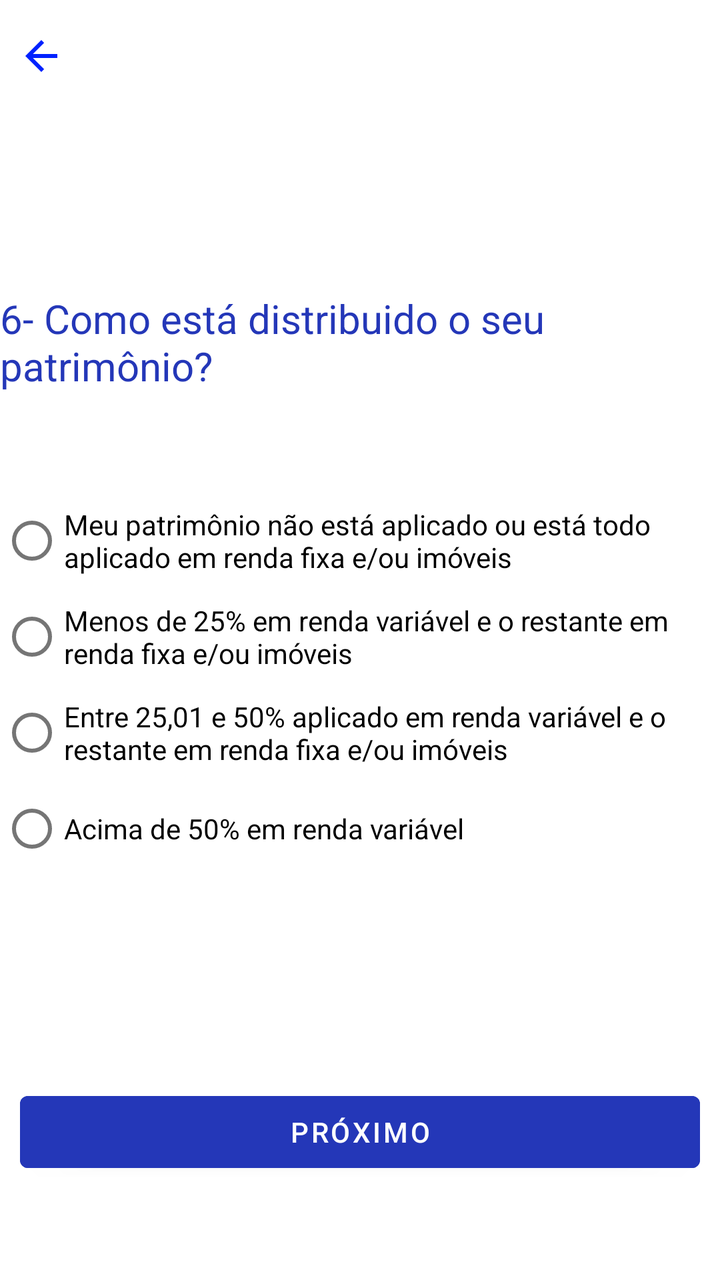
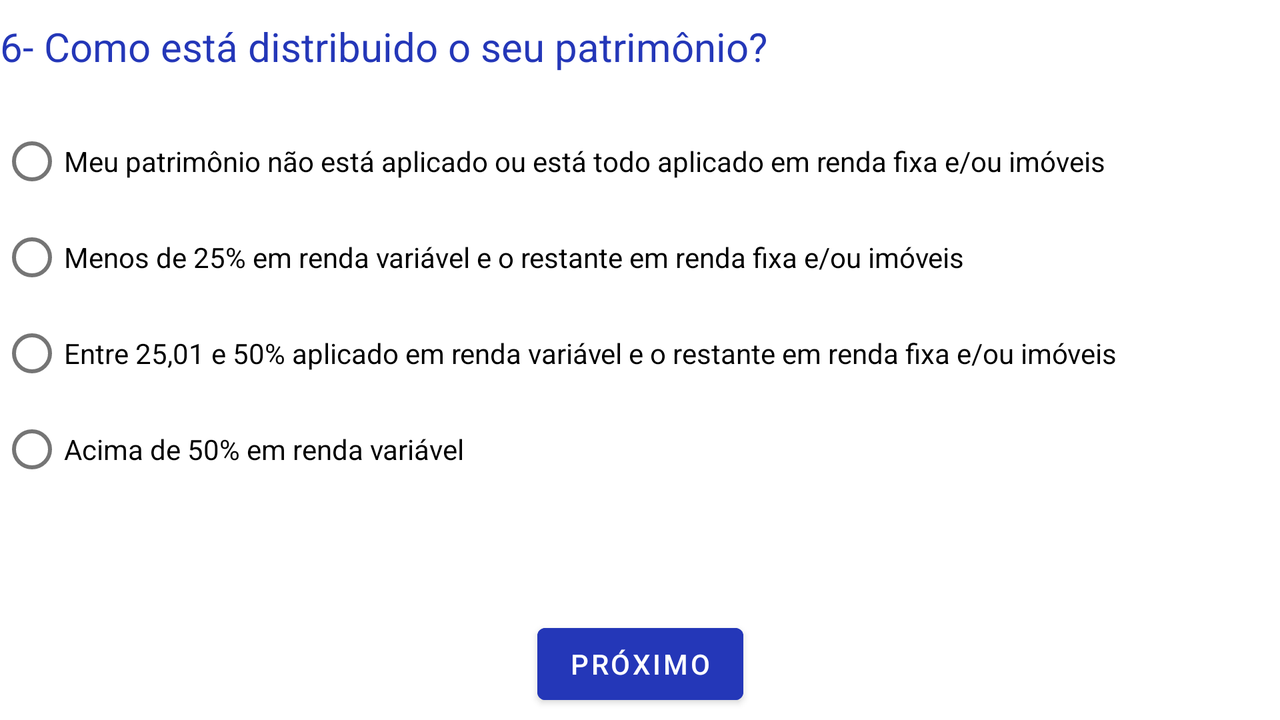

An Android layout and its configuration variant, each rendered on a device that would load it. The default file and the variant file are quoted in full after the pictures.
<!-- AndroidManifest.xml: application theme Theme.Conservador -->
<!-- res/layout/fragment_sextapergunta.xml -->
<?xml version="1.0" encoding="utf-8"?>
<androidx.constraintlayout.widget.ConstraintLayout xmlns:android="http://schemas.android.com/apk/res/android"
    xmlns:app="http://schemas.android.com/apk/res-auto"
    xmlns:tools="http://schemas.android.com/tools"
    android:id="@+id/frameLayout6"
    android:layout_width="match_parent"
    android:layout_height="match_parent"
    android:backgroundTint="#2437B8"
    tools:context=".sextapergunta">

    

    <RadioGroup
        android:id="@+id/R6A"
        android:layout_width="0dp"
        android:layout_height="wrap_content"
        android:layout_marginTop="50dp"
        app:layout_constraintEnd_toEndOf="parent"
        app:layout_constraintStart_toStartOf="parent"
        app:layout_constraintTop_toBottomOf="@+id/pergunta6">

        <RadioButton
            android:id="@+id/Q6A"
            android:layout_width="match_parent"
            android:layout_height="wrap_content"
            android:text="Meu patrimônio não está aplicado ou está todo aplicado em renda fixa e/ou imóveis" />

        <RadioButton
            android:id="@+id/Q6B"
            android:layout_width="match_parent"
            android:layout_height="wrap_content"
            android:text="Menos de 25% em renda variável e o restante em renda fixa e/ou imóveis" />

        <RadioButton
            android:id="@+id/Q6C"
            android:layout_width="match_parent"
            android:layout_height="wrap_content"
            android:text="Entre 25,01 e 50% aplicado em renda variável e o restante em renda fixa e/ou imóveis" />

        <RadioButton
            android:id="@+id/Q6D"
            android:layout_width="match_parent"
            android:layout_height="wrap_content"
            android:text="Acima de 50% em renda variável" />

    </RadioGroup>
    <ImageView
        android:id="@+id/back6"
        android:layout_width="wrap_content"
        android:layout_height="wrap_content"
        android:layout_marginTop="16dp"
        android:src="?attr/homeAsUpIndicator"
        app:layout_constraintEnd_toEndOf="parent"
        app:layout_constraintHorizontal_bias="0.026"
        app:layout_constraintStart_toStartOf="parent"
        app:layout_constraintTop_toTopOf="parent"
        app:tint="#0021FF" />
    <TextView
        android:id="@+id/pergunta6"
        android:layout_width="wrap_content"
        android:layout_height="wrap_content"
        android:layout_marginBottom="200dp"
        android:text="6- Como está distribuido o seu patrimônio?"
        android:textColor="#2437B8"
        android:textSize="20sp"
        app:layout_constraintBottom_toTopOf="@+id/btn6"
        app:layout_constraintEnd_toEndOf="parent"
        app:layout_constraintHorizontal_bias="0.0"
        app:layout_constraintStart_toStartOf="parent"
        app:layout_constraintTop_toTopOf="parent" />

    <Button
        android:id="@+id/btn6"
        android:layout_width="0dp"
        android:layout_height="wrap_content"
        android:layout_marginStart="10dp"
        android:layout_marginEnd="10dp"
        android:layout_marginBottom="50dp"
        android:backgroundTint="#2437B8"
        android:text="Próximo"
        app:layout_constraintBottom_toBottomOf="parent"
        app:layout_constraintEnd_toEndOf="parent"
        app:layout_constraintStart_toStartOf="parent" />

</androidx.constraintlayout.widget.ConstraintLayout>
<!-- resources referenced by this layout -->
<resources>
  <style name="Theme.Conservador" parent="Theme.MaterialComponents.DayNight.NoActionBar">
          
          <item name="colorPrimary">@color/purple_500</item>
          <item name="colorPrimaryVariant">@color/purple_700</item>
          <item name="colorOnPrimary">@color/white</item>
          
          <item name="colorSecondary">@color/teal_200</item>
          <item name="colorSecondaryVariant">@color/teal_700</item>
          <item name="colorOnSecondary">@color/black</item>
          
          <item name="android:statusBarColor" tools:targetApi="l">?attr/colorPrimaryVariant</item>
          
      </style>
</resources>
<!-- res/layout-land/fragment_sextapergunta.xml (the repository's variant of the layout above) -->
<!-- drawn on the phone turned sideways -->
<?xml version="1.0" encoding="utf-8"?>
<androidx.constraintlayout.widget.ConstraintLayout xmlns:android="http://schemas.android.com/apk/res/android"
    xmlns:app="http://schemas.android.com/apk/res-auto"
    xmlns:tools="http://schemas.android.com/tools"
    android:id="@+id/frameLayout6"
    android:layout_width="match_parent"
    android:layout_height="match_parent"
    tools:context=".sextapergunta">

    

    <RadioGroup
        android:id="@+id/R6A"
        android:layout_width="0dp"
        android:layout_height="wrap_content"
        android:layout_marginTop="20dp"
        app:layout_constraintEnd_toEndOf="parent"
        app:layout_constraintStart_toStartOf="parent"
        app:layout_constraintTop_toBottomOf="@+id/pergunta6">


        <RadioButton
            android:id="@+id/Q6A"
            android:layout_width="match_parent"
            android:layout_height="wrap_content"
            android:text="Meu patrimônio não está aplicado ou está todo aplicado em renda fixa e/ou imóveis" />

        <RadioButton
            android:id="@+id/Q6B"
            android:layout_width="match_parent"
            android:layout_height="wrap_content"
            android:text="Menos de 25% em renda variável e o restante em renda fixa e/ou imóveis" />

        <RadioButton
            android:id="@+id/Q6C"
            android:layout_width="match_parent"
            android:layout_height="wrap_content"
            android:text="Entre 25,01 e 50% aplicado em renda variável e o restante em renda fixa e/ou imóveis" />

        <RadioButton
            android:id="@+id/Q6D"
            android:layout_width="match_parent"
            android:layout_height="wrap_content"
            android:text="Acima de 50% em renda variável" />

    </RadioGroup>

    <TextView
        android:id="@+id/pergunta6"
        android:layout_width="wrap_content"
        android:layout_height="wrap_content"
        android:layout_marginBottom="200dp"
        android:text="6- Como está distribuido o seu patrimônio?"
        android:textColor="#2437B8"
        android:textSize="20sp"
        app:layout_constraintBottom_toTopOf="@+id/btn6"
        app:layout_constraintEnd_toEndOf="parent"
        app:layout_constraintHorizontal_bias="0.0"
        app:layout_constraintStart_toStartOf="parent"
        app:layout_constraintTop_toTopOf="parent"
        app:layout_constraintVertical_bias="0.121" />

    <Button
        android:id="@+id/btn6"
        android:layout_width="wrap_content"
        android:layout_height="wrap_content"
        android:layout_marginBottom="4dp"
        android:backgroundTint="#2437B8"
        android:text="Próximo"
        app:layout_constraintBottom_toBottomOf="parent"
        app:layout_constraintEnd_toEndOf="parent"
        app:layout_constraintStart_toStartOf="parent" />

</androidx.constraintlayout.widget.ConstraintLayout>
